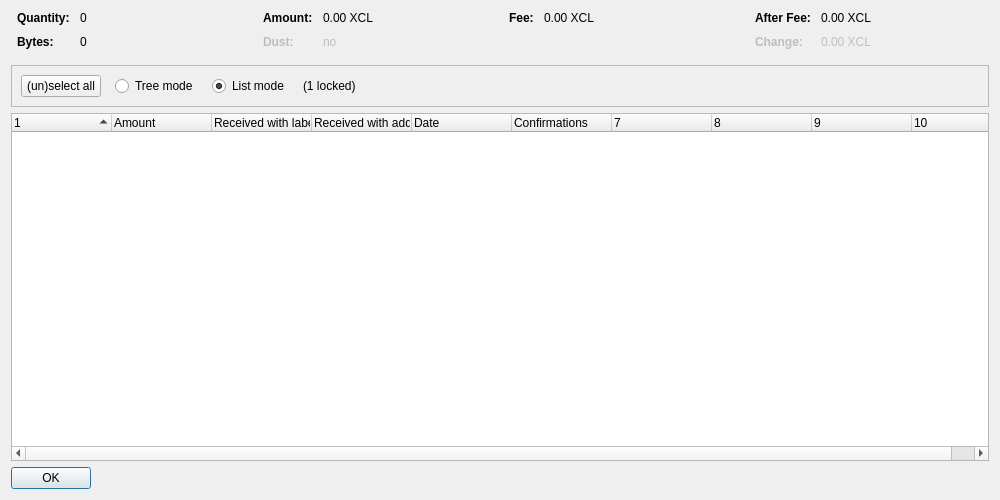
<?xml version="1.0" encoding="UTF-8"?>
<ui version="4.0">
 <class>CoinControlDialog</class>
 <widget class="QDialog" name="CoinControlDialog">
  <property name="geometry">
   <rect>
    <x>0</x>
    <y>0</y>
    <width>1000</width>
    <height>500</height>
   </rect>
  </property>
  <property name="windowTitle">
   <string>Coin Selection</string>
  </property>
  <layout class="QVBoxLayout" name="verticalLayout">
   <item>
    <layout class="QHBoxLayout" name="horizontalLayoutTop" stretch="0,0,0,0">
     <property name="topMargin">
      <number>0</number>
     </property>
     <property name="bottomMargin">
      <number>10</number>
     </property>
     <item>
      <layout class="QFormLayout" name="formLayoutCoinControl1">
       <property name="horizontalSpacing">
        <number>10</number>
       </property>
       <property name="verticalSpacing">
        <number>10</number>
       </property>
       <property name="leftMargin">
        <number>6</number>
       </property>
       <property name="rightMargin">
        <number>6</number>
       </property>
       <item row="0" column="0">
        <widget class="QLabel" name="labelCoinControlQuantityText">
         <property name="font">
          <font>
           <weight>75</weight>
           <bold>true</bold>
          </font>
         </property>
         <property name="text">
          <string>Quantity:</string>
         </property>
        </widget>
       </item>
       <item row="0" column="1">
        <widget class="QLabel" name="labelCoinControlQuantity">
         <property name="cursor">
          <cursorShape>IBeamCursor</cursorShape>
         </property>
         <property name="contextMenuPolicy">
          <enum>Qt::ActionsContextMenu</enum>
         </property>
         <property name="text">
          <string notr="true">0</string>
         </property>
         <property name="textInteractionFlags">
          <set>Qt::LinksAccessibleByMouse|Qt::TextSelectableByKeyboard|Qt::TextSelectableByMouse</set>
         </property>
        </widget>
       </item>
       <item row="1" column="0">
        <widget class="QLabel" name="labelCoinControlBytesText">
         <property name="font">
          <font>
           <weight>75</weight>
           <bold>true</bold>
          </font>
         </property>
         <property name="text">
          <string>Bytes:</string>
         </property>
        </widget>
       </item>
       <item row="1" column="1">
        <widget class="QLabel" name="labelCoinControlBytes">
         <property name="cursor">
          <cursorShape>IBeamCursor</cursorShape>
         </property>
         <property name="contextMenuPolicy">
          <enum>Qt::ActionsContextMenu</enum>
         </property>
         <property name="text">
          <string notr="true">0</string>
         </property>
         <property name="textInteractionFlags">
          <set>Qt::LinksAccessibleByMouse|Qt::TextSelectableByKeyboard|Qt::TextSelectableByMouse</set>
         </property>
        </widget>
       </item>
      </layout>
     </item>
     <item>
      <layout class="QFormLayout" name="formLayoutCoinControl2">
       <property name="horizontalSpacing">
        <number>10</number>
       </property>
       <property name="verticalSpacing">
        <number>10</number>
       </property>
       <property name="leftMargin">
        <number>6</number>
       </property>
       <property name="rightMargin">
        <number>6</number>
       </property>
       <item row="0" column="0">
        <widget class="QLabel" name="labelCoinControlAmountText">
         <property name="font">
          <font>
           <weight>75</weight>
           <bold>true</bold>
          </font>
         </property>
         <property name="text">
          <string>Amount:</string>
         </property>
        </widget>
       </item>
       <item row="0" column="1">
        <widget class="QLabel" name="labelCoinControlAmount">
         <property name="cursor">
          <cursorShape>IBeamCursor</cursorShape>
         </property>
         <property name="contextMenuPolicy">
          <enum>Qt::ActionsContextMenu</enum>
         </property>
         <property name="text">
          <string notr="true">0.00 XCL</string>
         </property>
         <property name="textInteractionFlags">
          <set>Qt::LinksAccessibleByMouse|Qt::TextSelectableByKeyboard|Qt::TextSelectableByMouse</set>
         </property>
        </widget>
       </item>
       <item row="1" column="0">
        <widget class="QLabel" name="labelCoinControlLowOutputText">
         <property name="enabled">
          <bool>false</bool>
         </property>
         <property name="font">
          <font>
           <weight>75</weight>
           <bold>true</bold>
          </font>
         </property>
         <property name="text">
          <string>Dust:</string>
         </property>
        </widget>
       </item>
       <item row="1" column="1">
        <widget class="QLabel" name="labelCoinControlLowOutput">
         <property name="enabled">
          <bool>false</bool>
         </property>
         <property name="cursor">
          <cursorShape>IBeamCursor</cursorShape>
         </property>
         <property name="contextMenuPolicy">
          <enum>Qt::ActionsContextMenu</enum>
         </property>
         <property name="text">
          <string notr="true">no</string>
         </property>
         <property name="textInteractionFlags">
          <set>Qt::LinksAccessibleByMouse|Qt::TextSelectableByKeyboard|Qt::TextSelectableByMouse</set>
         </property>
        </widget>
       </item>
      </layout>
     </item>
     <item>
      <layout class="QFormLayout" name="formLayoutCoinControl3">
       <property name="horizontalSpacing">
        <number>10</number>
       </property>
       <property name="verticalSpacing">
        <number>10</number>
       </property>
       <property name="leftMargin">
        <number>6</number>
       </property>
       <property name="rightMargin">
        <number>6</number>
       </property>
       <item row="0" column="0">
        <widget class="QLabel" name="labelCoinControlFeeText">
         <property name="font">
          <font>
           <weight>75</weight>
           <bold>true</bold>
          </font>
         </property>
         <property name="text">
          <string>Fee:</string>
         </property>
        </widget>
       </item>
       <item row="0" column="1">
        <widget class="QLabel" name="labelCoinControlFee">
         <property name="cursor">
          <cursorShape>IBeamCursor</cursorShape>
         </property>
         <property name="contextMenuPolicy">
          <enum>Qt::ActionsContextMenu</enum>
         </property>
         <property name="text">
          <string notr="true">0.00 XCL</string>
         </property>
         <property name="textInteractionFlags">
          <set>Qt::LinksAccessibleByMouse|Qt::TextSelectableByKeyboard|Qt::TextSelectableByMouse</set>
         </property>
        </widget>
       </item>
      </layout>
     </item>
     <item>
      <layout class="QFormLayout" name="formLayoutCoinControl4">
       <property name="horizontalSpacing">
        <number>10</number>
       </property>
       <property name="verticalSpacing">
        <number>10</number>
       </property>
       <property name="leftMargin">
        <number>6</number>
       </property>
       <property name="rightMargin">
        <number>6</number>
       </property>
       <item row="0" column="0">
        <widget class="QLabel" name="labelCoinControlAfterFeeText">
         <property name="font">
          <font>
           <weight>75</weight>
           <bold>true</bold>
          </font>
         </property>
         <property name="text">
          <string>After Fee:</string>
         </property>
        </widget>
       </item>
       <item row="0" column="1">
        <widget class="QLabel" name="labelCoinControlAfterFee">
         <property name="cursor">
          <cursorShape>IBeamCursor</cursorShape>
         </property>
         <property name="contextMenuPolicy">
          <enum>Qt::ActionsContextMenu</enum>
         </property>
         <property name="text">
          <string notr="true">0.00 XCL</string>
         </property>
         <property name="textInteractionFlags">
          <set>Qt::LinksAccessibleByMouse|Qt::TextSelectableByKeyboard|Qt::TextSelectableByMouse</set>
         </property>
        </widget>
       </item>
       <item row="1" column="0">
        <widget class="QLabel" name="labelCoinControlChangeText">
         <property name="enabled">
          <bool>false</bool>
         </property>
         <property name="font">
          <font>
           <weight>75</weight>
           <bold>true</bold>
          </font>
         </property>
         <property name="text">
          <string>Change:</string>
         </property>
        </widget>
       </item>
       <item row="1" column="1">
        <widget class="QLabel" name="labelCoinControlChange">
         <property name="enabled">
          <bool>false</bool>
         </property>
         <property name="cursor">
          <cursorShape>IBeamCursor</cursorShape>
         </property>
         <property name="contextMenuPolicy">
          <enum>Qt::ActionsContextMenu</enum>
         </property>
         <property name="text">
          <string notr="true">0.00 XCL</string>
         </property>
         <property name="textInteractionFlags">
          <set>Qt::LinksAccessibleByMouse|Qt::TextSelectableByKeyboard|Qt::TextSelectableByMouse</set>
         </property>
        </widget>
       </item>
      </layout>
     </item>
    </layout>
   </item>
   <item>
    <widget class="QFrame" name="frame">
     <property name="minimumSize">
      <size>
       <width>0</width>
       <height>40</height>
      </size>
     </property>
     <property name="frameShape">
      <enum>QFrame::StyledPanel</enum>
     </property>
     <property name="frameShadow">
      <enum>QFrame::Sunken</enum>
     </property>
     <layout class="QHBoxLayout" name="horizontalLayout">
      <item>
       <layout class="QHBoxLayout" name="horizontalLayoutPanel" stretch="0,0,0,0,0">
        <property name="spacing">
         <number>14</number>
        </property>
        <item>
         <widget class="QPushButton" name="pushButtonSelectAll">
          <property name="sizePolicy">
           <sizepolicy hsizetype="Maximum" vsizetype="Fixed">
            <horstretch>0</horstretch>
            <verstretch>0</verstretch>
           </sizepolicy>
          </property>
          <property name="text">
           <string>(un)select all</string>
          </property>
          <property name="autoDefault">
           <bool>false</bool>
          </property>
         </widget>
        </item>
        <item>
         <widget class="QRadioButton" name="radioTreeMode">
          <property name="sizePolicy">
           <sizepolicy hsizetype="Maximum" vsizetype="Fixed">
            <horstretch>0</horstretch>
            <verstretch>0</verstretch>
           </sizepolicy>
          </property>
          <property name="text">
           <string>Tree mode</string>
          </property>
         </widget>
        </item>
        <item>
         <widget class="QRadioButton" name="radioListMode">
          <property name="sizePolicy">
           <sizepolicy hsizetype="Maximum" vsizetype="Fixed">
            <horstretch>0</horstretch>
            <verstretch>0</verstretch>
           </sizepolicy>
          </property>
          <property name="text">
           <string>List mode</string>
          </property>
          <property name="checked">
           <bool>true</bool>
          </property>
         </widget>
        </item>
        <item>
         <widget class="QLabel" name="labelLocked">
          <property name="text">
           <string notr="true">(1 locked)</string>
          </property>
         </widget>
        </item>
        <item>
         <spacer name="horizontalSpacer">
          <property name="orientation">
           <enum>Qt::Horizontal</enum>
          </property>
          <property name="sizeHint" stdset="0">
           <size>
            <width>40</width>
            <height>20</height>
           </size>
          </property>
         </spacer>
        </item>
       </layout>
      </item>
     </layout>
    </widget>
   </item>
   <item>
    <widget class="CoinControlTreeWidget" name="treeWidget">
     <property name="contextMenuPolicy">
      <enum>Qt::CustomContextMenu</enum>
     </property>
     <property name="sortingEnabled">
      <bool>false</bool>
     </property>
     <property name="columnCount">
      <number>10</number>
     </property>
     <attribute name="headerShowSortIndicator" stdset="0">
      <bool>true</bool>
     </attribute>
     <attribute name="headerStretchLastSection">
      <bool>false</bool>
     </attribute>
     <column>
      <property name="text">
       <string/>
      </property>
     </column>
     <column>
      <property name="text">
       <string>Amount</string>
      </property>
     </column>
     <column>
      <property name="text">
       <string>Received with label</string>
      </property>
     </column>
     <column>
      <property name="text">
       <string>Received with address</string>
      </property>
     </column>
     <column>
      <property name="text">
       <string>Date</string>
      </property>
     </column>
     <column>
      <property name="text">
       <string>Confirmations</string>
      </property>
      <property name="toolTip">
       <string>Confirmed</string>
      </property>
     </column>
     <column>
      <property name="text">
       <string/>
      </property>
     </column>
     <column>
      <property name="text">
       <string/>
      </property>
     </column>
     <column>
      <property name="text">
       <string/>
      </property>
     </column>
     <column>
      <property name="text">
       <string/>
      </property>
     </column>
    </widget>
   </item>
   <item>
    <widget class="QDialogButtonBox" name="buttonBox">
     <property name="sizePolicy">
      <sizepolicy hsizetype="Maximum" vsizetype="Fixed">
       <horstretch>0</horstretch>
       <verstretch>0</verstretch>
      </sizepolicy>
     </property>
     <property name="orientation">
      <enum>Qt::Horizontal</enum>
     </property>
     <property name="standardButtons">
      <set>QDialogButtonBox::Ok</set>
     </property>
    </widget>
   </item>
  </layout>
 </widget>
 <customwidgets>
  <customwidget>
   <class>CoinControlTreeWidget</class>
   <extends>QTreeWidget</extends>
   <header>qt/coincontroltreewidget.h</header>
  </customwidget>
 </customwidgets>
 <resources/>
 <connections/>
</ui>
